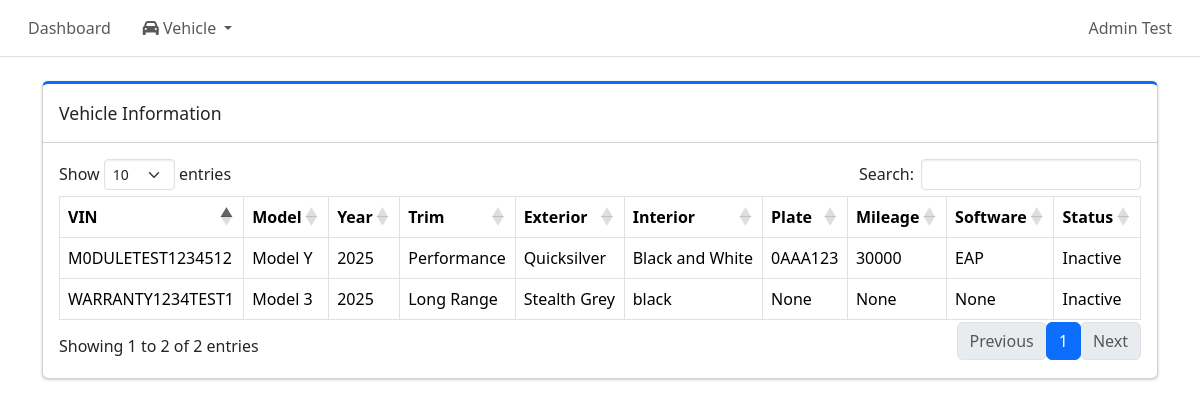
Before: /admin/vehicles (signed in) with the older database file.
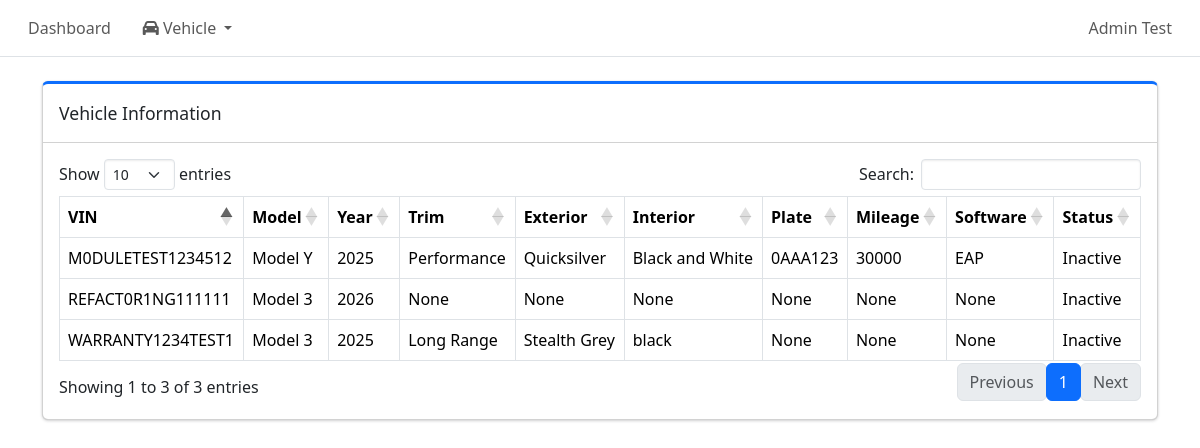
After: the same page with the newer database file.
### tables this page shows
CREATE TABLE vehicle (
    vehicle_id INTEGER PRIMARY KEY AUTOINCREMENT,
    vin TEXT NOT NULL UNIQUE CHECK(length(vin) = 17),
    make TEXT,
    model TEXT,
    model_year INTEGER,
    trim TEXT,
    exterior TEXT,
    interior TEXT,
    plate_number TEXT,
    mileage INTEGER,
    software TEXT,
    vehicle_status TEXT NOT NULL CHECK(vehicle_status IN ('Active', 'Inactive', 'Maintenance', 'Sold')),
    created_at DATETIME DEFAULT CURRENT_TIMESTAMP
);

### routes/admin/vehicle_pages.py (the view)
@vehicle_pages_bp.route("",methods=["GET"])
def vehicle_list_page():
    if not session.get("admin_logged_in"):
        return redirect(url_for("auth.admin_login"))
    conn = get_conn()
    cur = conn.cursor()
    cur.execute("""
        SELECT vehicle_id, vin, model, model_year, trim, exterior, interior, plate_number, mileage, software, vehicle_status
        FROM vehicle
        ORDER BY created_at DESC
    """)
    vehicles = cur.fetchall()
    purchase_types = get_purchase_warranty_types()
    subscription_types = get_subscription_warranty_types()
    return render_template("vehicle_info.html", vehicles=vehicles, purchase_types=purchase_types, subscription_types=subscription_types)

### db.py (called while the page is built)
def make_dict(cursor, row):
    return {col[0]: row[idx] for idx, col in enumerate(cursor.description)}

def get_conn():
    if "db" not in g:
        conn = sqlite3.connect(DB_PATH, check_same_thread=False)
        conn.row_factory = make_dict
        conn.execute("PRAGMA foreign_keys = ON;")
        g.db = conn
    return g.db

def close_conn(e=None):
    db = g.pop("db", None)
    if db is not None:
        db.close()

### utils/warranty_utils.py (called while the page is built)
def get_purchase_warranty_types():
    conn = get_conn()
    cur = conn.cursor()
    cur.execute("""
        SELECT warranty_type_id, type_name, display_name
        FROM warranty_type
        WHERE category = 'purchase' AND is_active = 1
        ORDER BY sort_order
    """)
    rows = cur.fetchall()
    return rows

def get_subscription_warranty_types():
    conn = get_conn()
    cur = conn.cursor()
    cur.execute("""
        SELECT warranty_type_id, type_name, display_name
        FROM warranty_type
        WHERE category = 'subscription' AND is_active = 1
        ORDER BY sort_order
    """)
    rows = cur.fetchall()
    return rows

### templates/vehicle_info.html (shortened to what this page needs)
{% extends "base.html" %}
{% block content %}
<div class="col-12">
    <div class="card card-primary card-outline mb-4">
        <div class="card-header">
            <div class="card-title">Vehicle Information</div>
        </div>
        <div class="card-body">
            <table id = "vehicleTable" class="table table-bordered table-hover">
                <thead>
                    <tr>
                        <th>VIN</th>
                        <th>Model</th>
                        <th>Year</th>
                        <th>Trim</th>
                        <th>Exterior</th>
                        <th>Interior</th>
                        <th>Plate</th>
                        <th>Mileage</th>
                        <th>Software</th>
                        <th>Status</th>
                    </tr>
                </thead>
                <tbody>
                    {% for v in vehicles %}
                    <tr data-id="{{v.vehicle_id}}" data-vin="{{v.vin}}" style="cursor:pointer;">
                        <td>{{v.vin}}</td>
                        <td>{{v.model}}</td>
                        <td>{{v.model_year}}</td>
                        <td>{{v.trim}}</td>
                        <td>{{v.exterior}}</td>
                        <td>{{v.interior}}</td>
                        <td>{{v.plate_number}}</td>
                        <td>{{v.mileage}}</td>
                        <td>{{v.software}}</td>
                        <td>{{v.vehicle_status}}</td>
                    </tr>
                    {% endfor %}
                </tbody>
            </table>
        </div>
    </div>
</div>
{% endblock %}

### templates/base.html (shortened to what this page needs)
<!doctype html>
<html lang="en">
    <head>
        <link href="https://cdn.jsdelivr.net/npm/bootstrap@5.3.8/dist/css/bootstrap.min.css"
            rel="stylesheet"
>
        <link rel="stylesheet"
            href="{{ url_for('static', filename='adminlte/css/adminlte.min.css') }}">
        <link rel="stylesheet"
            href="https://cdnjs.cloudflare.com/ajax/libs/font-awesome/6.5.1/css/all.min.css"
 />
        <link rel="stylesheet" href="https://cdn.datatables.net/1.13.6/css/dataTables.bootstrap5.min.css">
        <link rel="stylesheet" href="https://cdn.datatables.net/rowgroup/1.3.1/css/rowGroup.bootstrap5.min.css">
        <link rel="stylesheet" href="{{ url_for('static', filename='style.css') }}">
    </head>
    <body class="hold-transition sidebar-mini layout-fixed">
        <nav class="app-header navbar navbar-expand bg-body">
            <div class="container-fluid">
                <ul class="navbar-nav">
                    <li class="nav-item">
                        <a href="/admin/dashboard" class="nav-link">Dashboard</a>
                    </li>
                    <li class="nav-item dropdown">
                        <a class="nav-link dropdown-toggle" href="#" data-bs-toggle="dropdown">
                            <i class="fa-solid fa-car"></i> Vehicle
                        </a>
                    </li>
                </ul>
                <ul class="navbar-nav ms-auto">
                    <li class="nav-item dropdown user-menu">
                        <a href="#" class="nav-link dropdown-toggle" data-bs-toggle="dropdown">
                            <span>Admin Test</span>
                        </a>
                    </li>
                </ul>
            </div>
        </nav>
        <main class="container mt-4">
            {% block content %}{% endblock %}
        </main>
        {% include "toast_success.html" %}
    </body>
</html>

### templates/toast_success.html (shortened to what this page needs)
<div class="position-fixed top-0 end-0 p-3" style="z-index: 9999">
</div>

Changed rows visible on the page:
added vehicle: vin "REFACT0R1NG111111", model "Model 3", model_year "2026", trim "None", exterior "None", interior "None", plate_number "None", mileage "None", software "None", vehicle_status "Inactive"
Other visible differences:
text written by a page script: "Show entries Search: Showing 1 to 2 of 2 entries Previous 1 Next" → "Show entries Search: Showing 1 to 3 of 3 entries Previous 1 Next"
